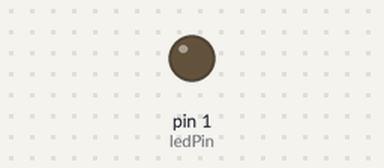
Recording of a sketch running on a simulated Arduino Uno, built with avr-gcc and run on an emulated ATmega328P. Parts: output pins drawn as LEDs (lit = HIGH).

Above: at 1.6 s.
At 11.8 s:
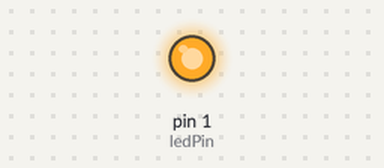
Timing chart, 0 to 12.2 s (numbered marks = the images above):
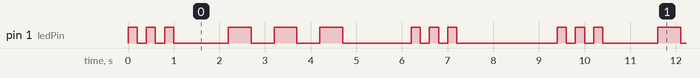

Measured:
- by itself, pin 1 (ledPin): repeats every 9.4 s: 2 × (LOW 0.20 s, HIGH 0.20 s), LOW 1.2 s, 2 × (HIGH 0.50 s, LOW 0.50 s), HIGH 0.50 s, LOW 1.5 s, 2 × (HIGH 0.20 s, LOW 0.20 s), HIGH 0.20 s, LOW 2.2 s, HIGH 0.20 s
- by itself, everything shown: repeats every 9.4 s, in 18 steps

The sketch:

SOS.ino
```cpp
// SOS LED
// 3 x short, 3 times long, 3 times short
int shortTime = 200;  //millisec
int longTime = 500;  //millisec
int shortPause = 1000; // pause between flash
int longPause = 2000; // delay after SOS
int ledPin = 1;
int rampTime = 2;
void setup() {
  // put your setup code here, to run once:

pinMode(ledPin, OUTPUT); //LED on Model A

}

void loop() {

for(int i = 0; i<3; i++)
    {
      digitalWrite(ledPin, HIGH);
      delay(shortTime);               // wait for a second
      digitalWrite(ledPin, LOW);
      delay(shortTime);

    }
    delay(shortPause);
for(int i = 0; i<3; i++)
    {
      digitalWrite(ledPin, HIGH);
      delay(longTime);               // wait for a second
      digitalWrite(ledPin, LOW);
      delay(longTime);

    }
    delay(shortPause);

for(int i = 0; i<3; i++)
    {
      digitalWrite(ledPin, HIGH);
      delay(shortTime);               // wait for a second
      digitalWrite(ledPin, LOW);
      delay(shortTime);

    }

 delay(longPause);
}
```
